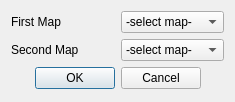
<?xml version="1.0" encoding="UTF-8"?>
<ui version="4.0">
 <exportmacro>PLUGIN_MERGE_EXPORT</exportmacro>
 <class>MergeDialog</class>
 <widget class="QDialog" name="MergeDialog">
  <property name="geometry">
   <rect>
    <x>0</x>
    <y>0</y>
    <width>235</width>
    <height>102</height>
   </rect>
  </property>
  <property name="windowTitle">
   <string>Dialog</string>
  </property>
  <layout class="QGridLayout" name="gridLayout">
   <item row="0" column="1">
    <widget class="QComboBox" name="combo_mapSelection">
     <item>
      <property name="text">
       <string>-select map-</string>
      </property>
     </item>
    </widget>
   </item>
   <item row="0" column="0">
    <widget class="QLabel" name="label">
     <property name="minimumSize">
      <size>
       <width>92</width>
       <height>0</height>
      </size>
     </property>
     <property name="text">
      <string>First Map</string>
     </property>
    </widget>
   </item>
   <item row="1" column="0">
    <widget class="QLabel" name="label_2">
     <property name="minimumSize">
      <size>
       <width>92</width>
       <height>0</height>
      </size>
     </property>
     <property name="text">
      <string>Second Map</string>
     </property>
    </widget>
   </item>
   <item row="1" column="1">
    <widget class="QComboBox" name="combo_mapSelection_2">
     <item>
      <property name="text">
       <string>-select map-</string>
      </property>
     </item>
    </widget>
   </item>
   <item row="2" column="0" colspan="2">
    <widget class="QDialogButtonBox" name="buttonBox">
     <property name="orientation">
      <enum>Qt::Horizontal</enum>
     </property>
     <property name="standardButtons">
      <set>QDialogButtonBox::Cancel|QDialogButtonBox::Ok</set>
     </property>
     <property name="centerButtons">
      <bool>true</bool>
     </property>
    </widget>
   </item>
   <item row="3" column="0" colspan="2">
    <spacer name="verticalSpacer">
     <property name="orientation">
      <enum>Qt::Vertical</enum>
     </property>
     <property name="sizeHint" stdset="0">
      <size>
       <width>20</width>
       <height>40</height>
      </size>
     </property>
    </spacer>
   </item>
  </layout>
 </widget>
 <resources/>
 <connections>
  <connection>
   <sender>buttonBox</sender>
   <signal>accepted()</signal>
   <receiver>MergeDialog</receiver>
   <slot>accept()</slot>
   <hints>
    <hint type="sourcelabel">
     <x>248</x>
     <y>254</y>
    </hint>
    <hint type="destinationlabel">
     <x>157</x>
     <y>274</y>
    </hint>
   </hints>
  </connection>
  <connection>
   <sender>buttonBox</sender>
   <signal>rejected()</signal>
   <receiver>MergeDialog</receiver>
   <slot>reject()</slot>
   <hints>
    <hint type="sourcelabel">
     <x>316</x>
     <y>260</y>
    </hint>
    <hint type="destinationlabel">
     <x>286</x>
     <y>274</y>
    </hint>
   </hints>
  </connection>
 </connections>
</ui>
